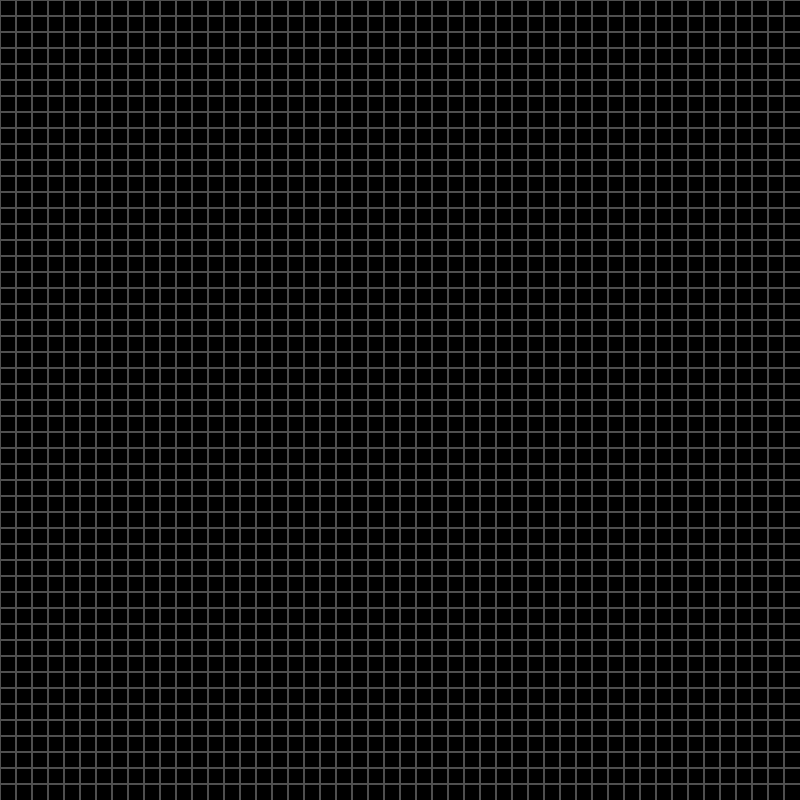
Frame 1 (no input)
Frame 60 (no input): identical to frame 1, image omitted
Frame 120 (the mouse pressed at the canvas centre since frame 60): identical to frame 1, image omitted

The p5.js sketch that drew this single still picture (run headless with seeded random() and noise() and a simulated clock; from frame 60 on, the mouse is pressed at the canvas centre):

// p5.js sketch
// ── sketch.js
//Brian's Brain
//Miguel Rodríguez
//27-01-2024

const WIDTH = (HEIGHT = 800);
tam_mat = 50   //valor a cambiar para ajustar tamaño
tam_cell = WIDTH/tam_mat
let mat = []
let new_mat = []
let pausado = true;
let drawButton
let randButton

//0 = off
//1 = on
//2 = dying

function setup() {
  drawButton = createButton("Start");
  drawButton.position(10, 810);
  drawButton.mousePressed(toggleDrawing);
  randButton = createButton("Randomize");
  randButton.position(10, 830);
  randButton.mousePressed(rand);
  createCanvas(WIDTH, HEIGHT);
  background(0);
  color(255);
  noStroke();
  for(let i = 0; i < tam_mat; i++){
    mat[i] = [];
    new_mat[i] = [];
    for(let j = 0; j < tam_mat; j++){
      mat[i][j] = 0;
      new_mat[i][j] = 0;
    }
  }
  
  push();
  draw_grid();
  pop();

}

function draw() {
  if(!pausado){
    draw_grid()
    //crear new_mat segun reglas y mat
    for(let i = 0; i < tam_mat; i++){
      for(let j = 0; j < tam_mat; j++){
        let vecin = vecinos(i, j)
        if(mat[i][j] == 0){
          if(vecin == 2) new_mat[i][j] = 1
          //else new_mat[i][j] = 0
        }
        else if(mat[i][j] == 1){
          new_mat[i][j] = 2
        }
        else{
          new_mat[i][j] = 0
        }


      }
    }
    //imprimir
    push()
    draw_mat(new_mat);
    pop()
    for(let i = 0; i < tam_mat; i++){
      for(let j = 0; j < tam_mat; j++){
        mat[i][j] = new_mat[i][j];
        new_mat[i][j] = 0;
      }
    }
  
  }
}

function rand(){
  for(let i = 0; i < tam_mat; i++){
      for(let j = 0; j < tam_mat; j++){
        mat[i][j] = floor(random(0,3));
      }
    }
  draw_mat(mat)
}

function draw_grid(){
  stroke(80)
  background(0);
  for (var x = 0; x < width; x += tam_cell) {
		for (var y = 0; y < height; y += tam_cell) {
			strokeWeight(1);
			line(x, 0, x, height);
			line(0, y, width, y);
		}
	}
}

//Moore neighborhood
function vecinos(x, y){
  let res = 0;
  for(let i = -1; i < 2; i++){
    for(let j = -1; j < 2; j++){
      if(x+i == x && y+j == y) continue;
      if((x+i) < 0 || (y+j) < 0) continue;
      if((x+i) > tam_mat-1 || (y+j) > tam_mat-1) continue;
      if(mat[x+i][y+j] == 1) res++; 
    }
  }
  return res;
}

//imprimir mat si mat[index] == 1
function draw_mat(arr){
  for(let i = 0; i < tam_mat; i++){
    for(let j = 0; j < tam_mat; j++){
      if(arr[i][j] == 1) {
        fill(255)
        rect(i*tam_cell, j*tam_cell, tam_cell, tam_cell);
      }
      else if(arr[i][j] == 2){
        fill(0, 0, 255)
        rect(i*tam_cell, j*tam_cell, tam_cell, tam_cell);
      }
    }
  }
}



function mouseClicked() {
  // Log the coordinates to the console
  let x = floor(mouseX/(WIDTH/tam_mat));
  let y = floor(mouseY/(WIDTH/tam_mat));
  if(mat[x][y] == 1) mat[x][y] = 0;
  else mat[x][y] = 1;
  draw_grid()
  draw_mat(mat)
}
  
function toggleDrawing() {
  pausado = !pausado;
  if (pausado) drawButton.html("Start");
  else drawButton.html("Stop");
  frameRate(10)
}
